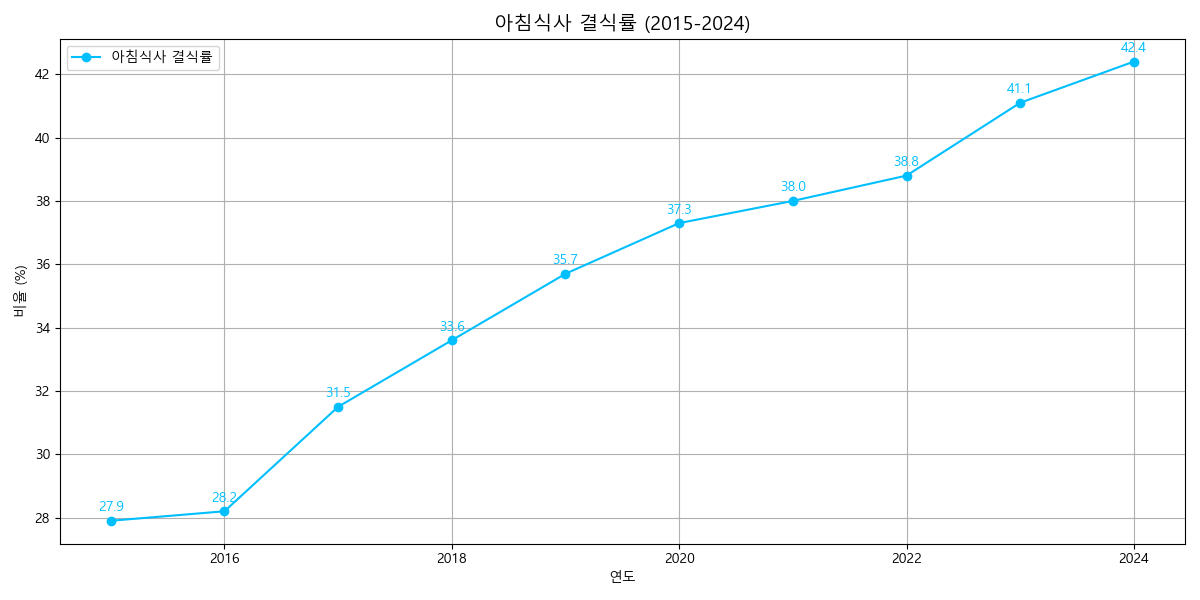

Source code (Python):
import matplotlib.pyplot as plt

plt.rcParams['font.family'] = ['Malgun Gothic', 'AppleGothic', 'NanumGothic', 'sans-serif']
plt.rcParams['axes.unicode_minus'] = False

years = list(range(2015, 2025))
depression = [27.9, 28.2, 31.5, 33.6, 35.7, 37.3, 38.0, 38.8, 41.1, 42.4]

plt.figure(figsize=(12, 6))
plt.plot(years, depression, marker='o', color='deepskyblue', label='아침식사 결식률')

for i in range(len(years)):
    plt.text(years[i], depression[i] + 0.3, f'{depression[i]}', color='deepskyblue', ha='center')

plt.title('아침식사 결식률 (2015-2024)', fontsize=14)
plt.xlabel('연도')
plt.ylabel('비율 (%)')
plt.legend()
plt.grid(True)
plt.tight_layout()
plt.savefig('breakfast_total.png')
plt.show()

